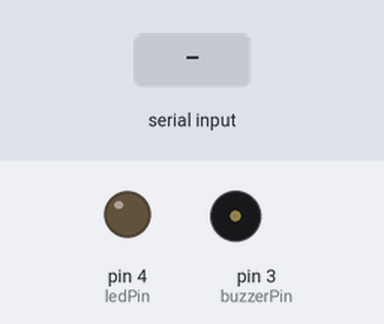
The sketch below on a simulated Arduino Nano, built with avr-gcc and run on an emulated ATmega328P. Parts: output pins drawn as LEDs (lit = HIGH), buzzer (waves = sounding, pin HIGH). The test bench sets the inputs (shaded band).

Above: at 1.2 s.
1.3 s: "H" received over Serial
At 1.8 s:
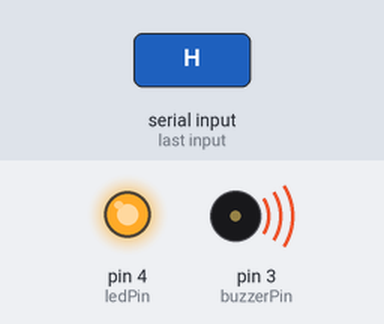
2.8 s: "L" received over Serial
At 4.2 s:
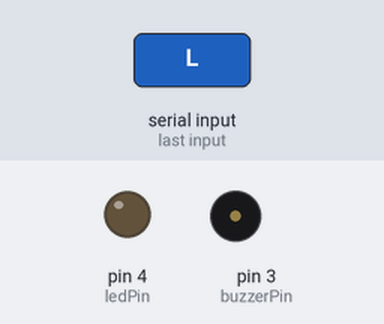
Timing chart, 0 to 5.8 s (numbered marks = the images above; inputs shaded):
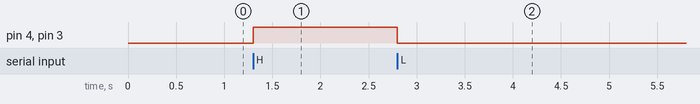

Measured:
- after the input at 1.3 s, pin 4 (ledPin), pin 3 (buzzerPin): LOW → HIGH at once
- after the input at 2.8 s, pin 4 (ledPin), pin 3 (buzzerPin): HIGH → LOW at once

The sketch:

sketch_apr24j.ino
```cpp
// Arduino Nano Drowsiness Alert Code

int buzzerPin = 3;  // Connect buzzer to D3
int ledPin = 4;     // Connect LED to D4

void setup() {
  pinMode(buzzerPin, OUTPUT);
  pinMode(ledPin, OUTPUT);
  Serial.begin(9600);  // Start Serial at 9600 baud
}

void loop() {
  if (Serial.available()) {
    char data = Serial.read();

    if (data == 'H') {
      digitalWrite(buzzerPin, HIGH);
      digitalWrite(ledPin, HIGH);
    }
    else if (data == 'L') {
      digitalWrite(buzzerPin, LOW);
      digitalWrite(ledPin, LOW);
    }
  }
}
```
